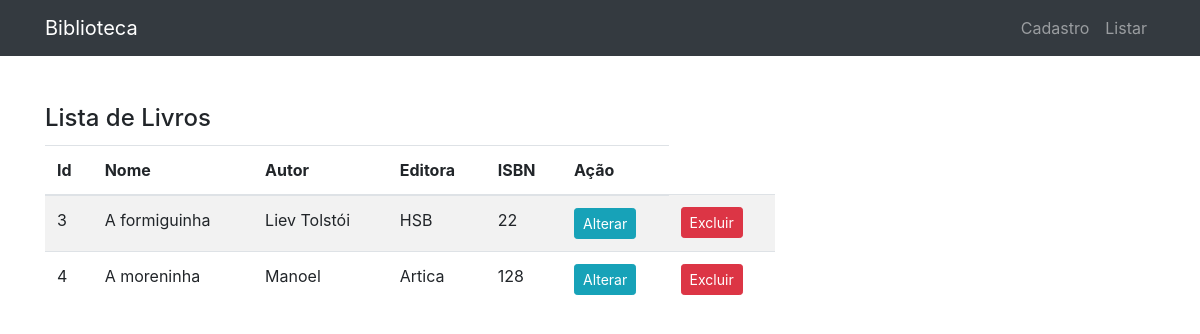
Before: /livros_list/ with the older database file.
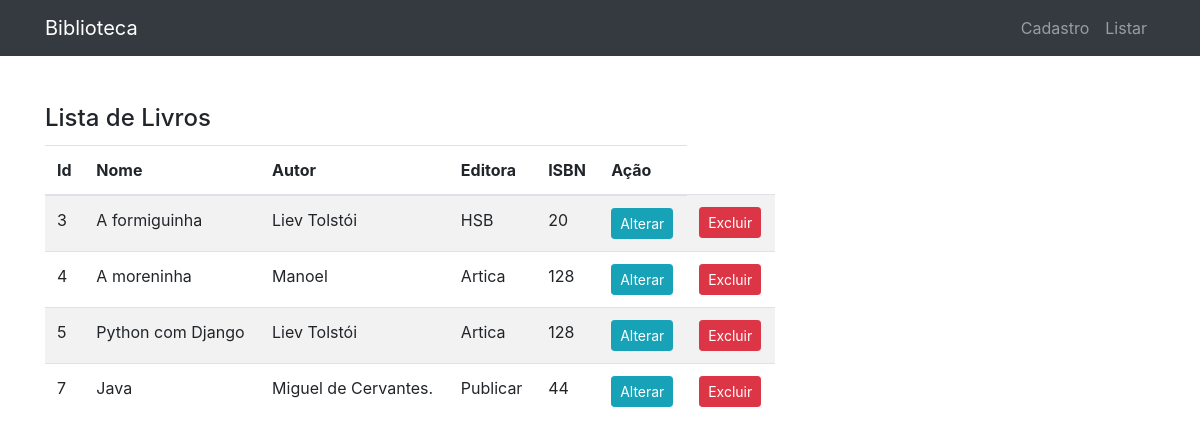
After: the same page with the newer database file.
### livro/models.py (models this page shows, shortened)
class Livro(models.Model):
    nome = models.CharField(max_length=100)
    autor = models.CharField(max_length=50)
    editora = models.CharField(max_length=50)
    isbn = models.IntegerField()
    class Meta:
        verbose_name = 'Livro'

### livro/views.py (the view)
# urls.py: path('livros_list/', views.livros_list.as_view(), name='livros_list'),
class livros_list(ListView):
    template_name = "livro/livros_list.html"
    model = Livro
    context_object_name = "object_list"

### livro/templates/livro/livros_list.html (shortened to what this page needs)
{% extends 'base.html' %}
{% block conteudo %}
<body>
<div class="navbar-wrapper header">
    <br/>
</div>
<div class="row">
    <h4 class="card-title">Lista de Livros</h4>
    <br/>
    <div class="table">
        <table class="table table-striped">
            <thead>
            <tr>
                <th>Id</th>
                <th>Nome</th>
                <th>Autor</th>
                <th>Editora</th>
                <th>ISBN</th>
                <th>Ação</th>
            </tr>
            </thead>
            <tbody>
            {% for livro in object_list %}
            <tr>
                <td>{{ livro.id }}</td>
                <td>{{ livro.nome }}</td>
                <td>{{ livro.autor }}</td>
                <td>{{ livro.editora }}</td>
                <td>{{ livro.isbn }}</td>
                <td>
                    <a class="btn btn-info btn-sm" href="{% url 'livro:livro_update' livro.pk %}">Alterar</a>
                </td>
                <td>
                    <a class="btn btn-danger btn-sm" href="{% url 'livro:livros_confirm_delete' livro.pk %}">Excluir</a>
                </td>
                {% endfor %}
            </tr>
            </tbody>
        </table>
    </div>
</div>
</body>
{% endblock %}

Changed rows visible on the page:
changed Livro "A formiguinha": isbn "22" → "20"
added Livro: id "5", nome "Python com Django", autor "Liev Tolstói", editora "Artica", isbn "128"
added Livro: id "7", nome "Java", autor "Miguel de Cervantes.", editora "Publicar", isbn "44"
